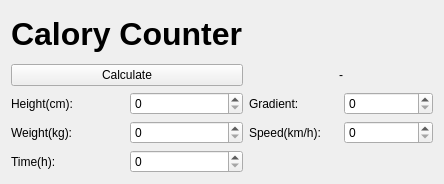
<?xml version="1.0" encoding="UTF-8"?>
<ui version="4.0">
 <class>Widget</class>
 <widget class="QWidget" name="Widget">
  <property name="geometry">
   <rect>
    <x>0</x>
    <y>0</y>
    <width>444</width>
    <height>184</height>
   </rect>
  </property>
  <property name="windowTitle">
   <string>Widget</string>
  </property>
  <layout class="QGridLayout" name="gridLayout">
   <item row="0" column="0" colspan="2">
    <widget class="QLabel" name="label">
     <property name="text">
      <string>&lt;html&gt;&lt;head/&gt;&lt;body&gt;&lt;p&gt;&lt;span style=&quot; font-size:24pt; font-weight:700;&quot;&gt;Calory Counter&lt;/span&gt;&lt;/p&gt;&lt;/body&gt;&lt;/html&gt;</string>
     </property>
    </widget>
   </item>
   <item row="5" column="1">
    <widget class="QSpinBox" name="weightSpinBox"/>
   </item>
   <item row="5" column="3">
    <widget class="QSpinBox" name="speedSpinBox"/>
   </item>
   <item row="5" column="2">
    <widget class="QLabel" name="label_5">
     <property name="text">
      <string>Speed(km/h):</string>
     </property>
    </widget>
   </item>
   <item row="1" column="0" colspan="2">
    <widget class="QPushButton" name="pushButton">
     <property name="text">
      <string>Calculate</string>
     </property>
    </widget>
   </item>
   <item row="5" column="0">
    <widget class="QLabel" name="label_4">
     <property name="text">
      <string>Weight(kg):</string>
     </property>
    </widget>
   </item>
   <item row="2" column="2">
    <widget class="QLabel" name="label_3">
     <property name="text">
      <string>Gradient:</string>
     </property>
    </widget>
   </item>
   <item row="2" column="3">
    <widget class="QSpinBox" name="gradientSpinBox"/>
   </item>
   <item row="6" column="1">
    <widget class="QSpinBox" name="timeSpinBox"/>
   </item>
   <item row="6" column="0">
    <widget class="QLabel" name="label_6">
     <property name="text">
      <string>Time(h):</string>
     </property>
    </widget>
   </item>
   <item row="2" column="0">
    <widget class="QLabel" name="label_2">
     <property name="text">
      <string>Height(cm):</string>
     </property>
    </widget>
   </item>
   <item row="2" column="1">
    <widget class="QSpinBox" name="heightSpinBox"/>
   </item>
   <item row="1" column="2" colspan="2">
    <widget class="QLabel" name="caloryCountLabel">
     <property name="text">
      <string>&lt;html&gt;&lt;head/&gt;&lt;body&gt;&lt;p align=&quot;center&quot;&gt;-&lt;/p&gt;&lt;/body&gt;&lt;/html&gt;</string>
     </property>
    </widget>
   </item>
  </layout>
 </widget>
 <resources/>
 <connections/>
</ui>
